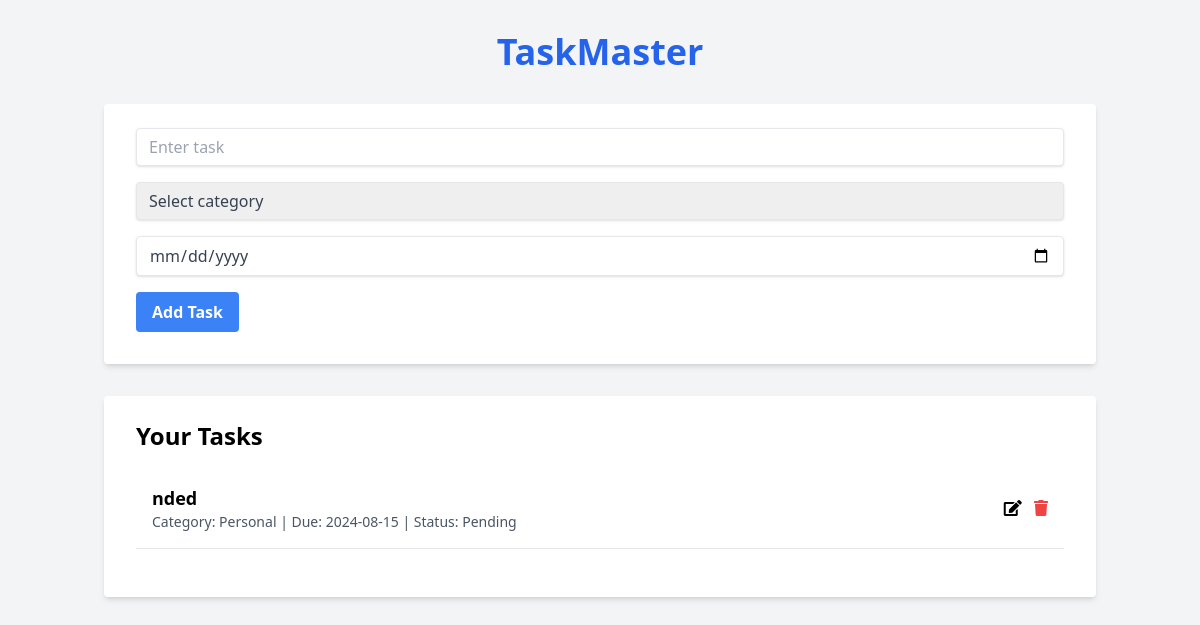
Before: / with the older database file.
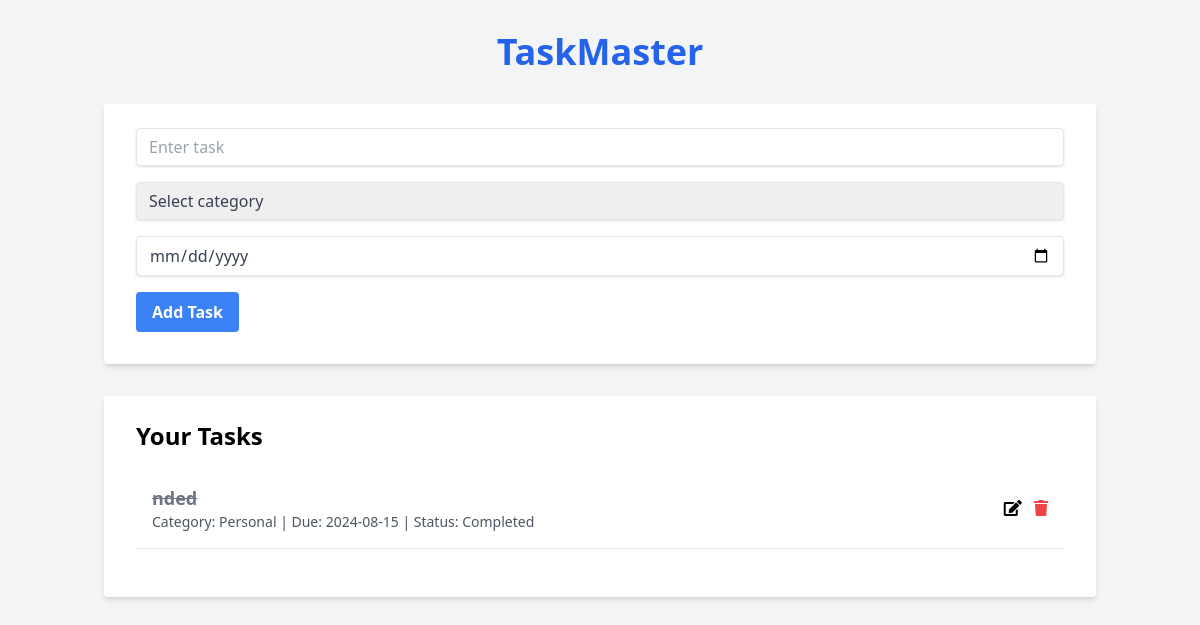
After: the same page with the newer database file.
### app.py (models this page shows)
class Task(db.Model):
    id = db.Column(db.Integer, primary_key=True)
    content = db.Column(db.String(200), nullable=False)
    category = db.Column(db.String(50), nullable=False)
    due_date = db.Column(db.Date, nullable=True)
    date_created = db.Column(db.DateTime, default=datetime.utcnow)
    status = db.Column(db.String(20), default='Pending')

### app.py (the view)
@app.route('/')
def index():
    tasks = Task.query.order_by(Task.date_created.desc()).all()
    print(f"Number of tasks: {len(tasks)}")  # Debugging line
    for task in tasks:
        print(f"Task ID: {task.id}, Content: {task.content}")  # Debugging line
    return render_template('index.html', tasks=tasks)

### templates/index.html (shortened to what this page needs)
<!DOCTYPE html>
<html lang="en">
<head>
    <script src="https://cdn.tailwindcss.com"></script>
    <link href="https://cdnjs.cloudflare.com/ajax/libs/font-awesome/5.15.3/css/all.min.css" rel="stylesheet">
</head>
<body class="bg-gray-100">
    <div class="container mx-auto px-4 py-8">
        <h1 class="text-4xl font-bold text-center text-blue-600 mb-8">TaskMaster</h1>
        <form action="{{ url_for('add_task') }}" method="POST"
            class="mb-8 bg-white shadow-md rounded px-8 pt-6 pb-8 mb-4">
            <div class="mb-4">
                <input type="text" name="content" placeholder="Enter task" required
                    class="shadow appearance-none border rounded w-full py-2 px-3 text-gray-700 leading-tight focus:outline-none focus:shadow-outline">
            </div>
            <div class="mb-4">
                <select name="category" required
                    class="shadow appearance-none border rounded w-full py-2 px-3 text-gray-700 leading-tight focus:outline-none focus:shadow-outline">
                    <option value="">Select category</option>
                </select>
            </div>
            <div class="mb-4">
                <input type="date" name="due_date"
                    class="shadow appearance-none border rounded w-full py-2 px-3 text-gray-700 leading-tight focus:outline-none focus:shadow-outline">
            </div>
            <div class="flex items-center justify-between">
                <button type="submit"
                    class="bg-blue-500 hover:bg-blue-700 text-white font-bold py-2 px-4 rounded focus:outline-none focus:shadow-outline">
                    Add Task
                </button>
            </div>
        </form>
        <div class="bg-white shadow-md rounded px-8 pt-6 pb-8 mb-4">
            <h2 class="text-2xl font-bold mb-4">Your Tasks</h2>
            {% if tasks %}
            {% for task in tasks %}
            <div class="mb-4 p-4 border-b task-item" data-task-id="{{ task.id if task.id else 'N/A' }}">
                <div class="flex items-center justify-between">
                    <div>
                        <h3
                            class="text-lg font-semibold {% if task.status == 'Completed' %}line-through text-gray-500{% endif %}">
                            {{ task.content if task.content else 'No content' }}
                        </h3>
                        <p class="text-sm text-gray-600">
                            Category: {{ task.category if task.category else 'N/A' }} |
                            Due: {% if task.due_date %}{{ task.due_date.strftime('%Y-%m-%d') }}{% else %}Not set{% endif %} |
                            Status: {{ task.status if task.status else 'N/A' }}
                        </p>
                    </div>
                    <div>
                        <button data-task-id="{{ task.id if task.id else 'N/A' }}" onclick="editTask(this)">
                            <i class="fas fa-edit"></i>
                        </button>
                        <a href="{{ url_for('delete_task', id=task.id) if task.id else '#' }}"
                            class="text-red-500 hover:text-red-700 ml-2">
                            <i class="fas fa-trash"></i>
                        </a>
                    </div>
                </div>
            </div>
            {% endfor %}
            {% else %}
            <p>No tasks found.</p>
            {% endif %}
        </div>
</body>
</html>

Changed rows visible on the page:
changed Task "nded": status "Pending" → "Completed"
